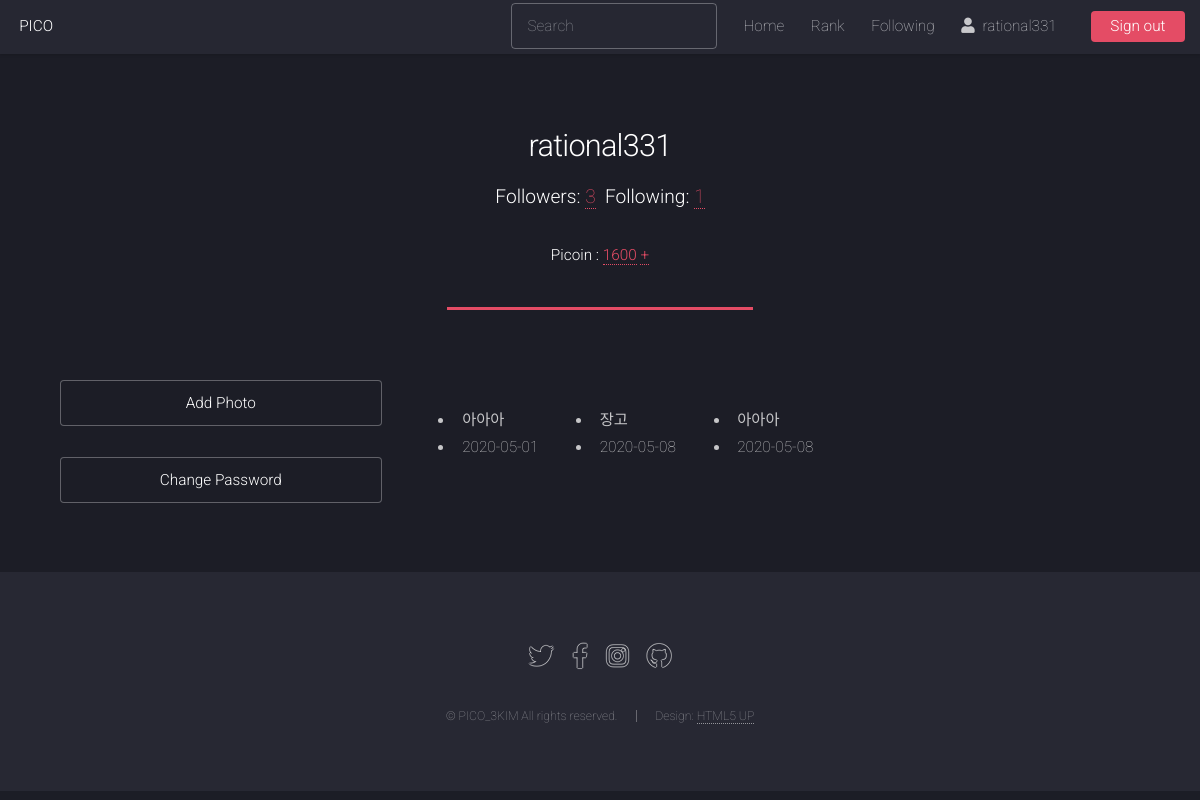
Before: /rational331/ (signed in) with the older database file.
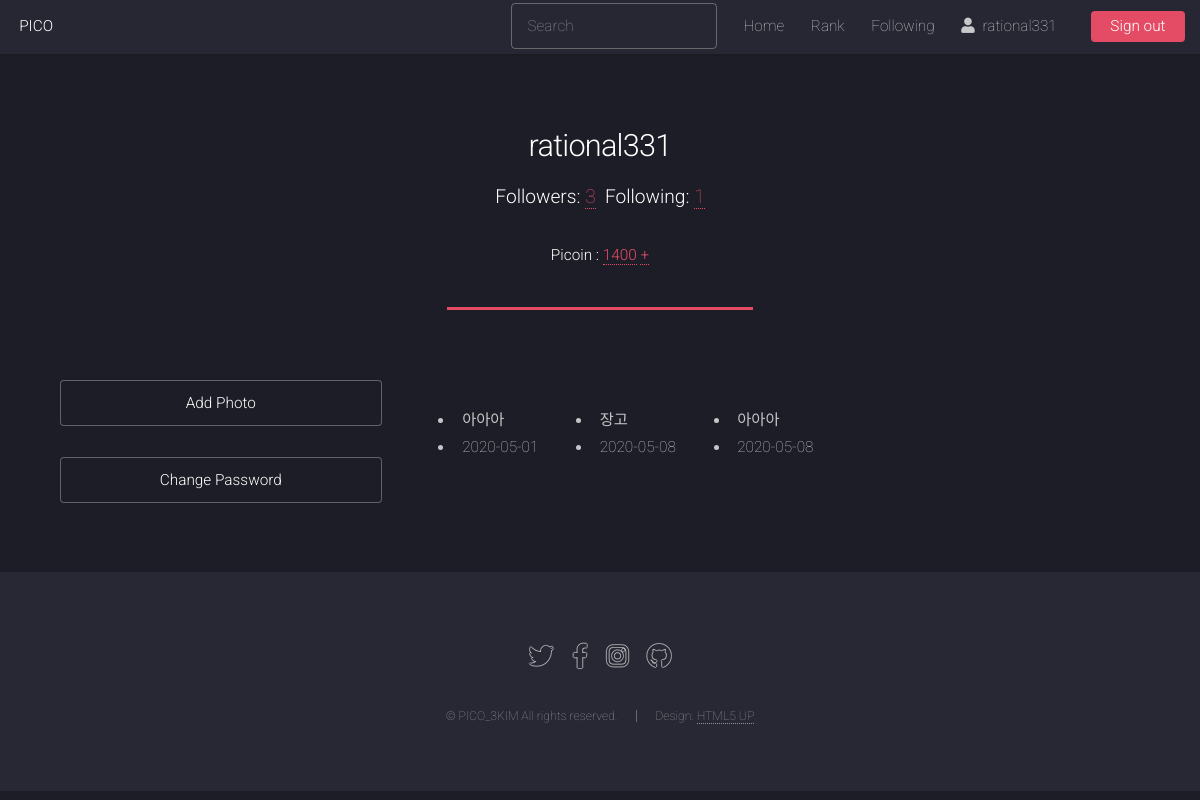
After: the same page with the newer database file.
### core/models.py (models this page shows, shortened)
class Profile(models.Model):
    user = models.OneToOneField(User, on_delete=models.CASCADE)
    followers = models.ManyToManyField(User, related_name='user_followers')
    following = models.ManyToManyField(User, related_name='user_following')
    PICOIN = models.PositiveIntegerField(default=0, verbose_name='PICOIN')

### core/views.py (the view)
# urls.py: path('<str:username>/', ProfileView.as_view(), name='profile'),
class ProfileView(TemplateView):
    template_name = 'profile.html'
    def get(self, request, username):
        user = None
        try:
            user = User.objects.get(username=username)
        except:
            raise Http404()
        profile = user.profile
        photos = Photo.objects.filter(owner=user)
        return render(request, 'profile.html', {'profile':profile, 'photos':photos})

### photo/models.py (called while the page is built)
    def get_absolute_url(self):
        return reverse('photo:photo_detail', args=(self.id,))

### templates/profile.html (shortened to what this page needs)
{% extends "base.html" %}
{% load sorl_thumbnail %}
{% load widget_tweaks %}
{% block content %}
<header class="major">
    <h2>{{ profile.user.username }}</h2>
    <p>
        <strong> Followers: </strong> <a href="{% url 'followers' profile.user.username %}">{{ profile.followers.count }}</a>&nbsp;
        <strong> Following: </strong> <a href="{% url 'following' profile.user.username %}">{{ profile.following.count }}</a>
    </p>
    {% ifequal request.user.username profile.user.username %}
    <p>
        <strong>Picoin : <a href="{% url 'mypicolog' user.get_username %}">{{ profile.PICOIN }}</a></strong>
        <strong><a href="{% url 'charge' %}">+</a> </strong>
    </p>
    {% endifequal %}
</header>
<section id="content">
{% ifnotequal request.user profile.user %}
<div class="row">
    {% for photo in photos %}
    <div class="col-md-3 mb-5">
        <div class="tumbnail">
            <a href="{{ photo.get_absolute_url }}">
                {% thumbnail photo.image "128x128" crop="center" as im %}
                <img src="{{ im.url }}" style="width: 100%;">
                {% endthumbnail %}
            </a>
        </div>
        <ul>
            <li class="font-italic">{{ photo.title }}</li>
            <li class="font-italic">{{ photo.upload_dt|date:"Y-m-d" }}</li>
        </ul>
    </div>
    {% endfor %}
</div>
{% else %}
<div class="row gtr-150">
    <div class="col-4 col-12-medium">
        <section id="sidebar">
            <ul class="actions fit">
                <li><a href="{% url 'photo:photo_add' %}" class="button">Add Photo</a></li>
            </ul>
            <ul class="actions fit">
                <li><a href="{% url 'password_change' %}" class="button">Change Password</a></li>
            </ul>
        </section>
    </div>
    <div class="col-8 col-12-medium imp-medium">
            <section id="content">
                <div class="row">
                    {% for photo in photos %}
                    <div class="col-md-3 mb-5">
                        <div class="tumbnail">
                        </div>
                        <ul>
                            <li class="font-italic">{{ photo.title }}</li>
                            <li class="font-italic">{{ photo.upload_dt|date:"Y-m-d" }}</li>
                        </ul>
                    </div>
                    {% endfor %}
                </div>
            </section>
    </div>
</div>
{% endifnotequal %}
</section>
{% endblock %}

Changed rows visible on the page:
changed Profile "rational331": PICOIN "1600" → "1400"
